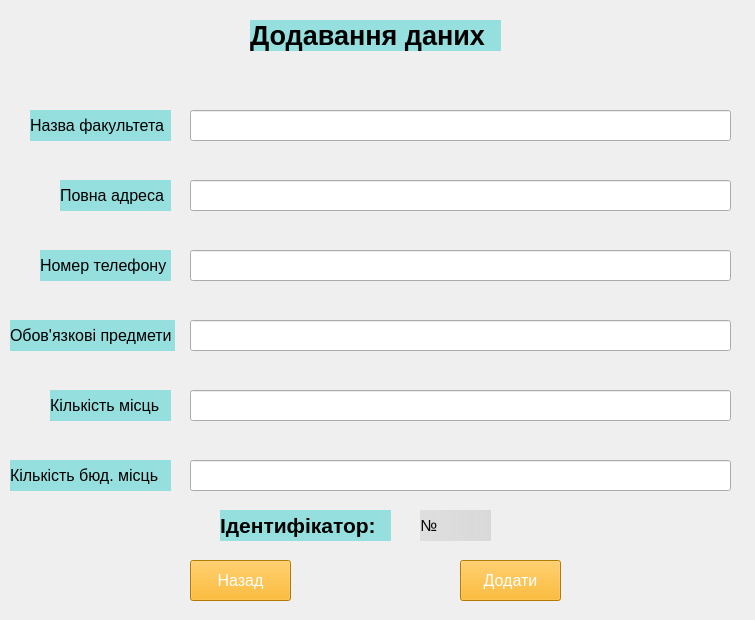
<?xml version="1.0" encoding="UTF-8"?>
<ui version="4.0">
 <class>MainWindow</class>
 <widget class="QMainWindow" name="MainWindow">
  <property name="geometry">
   <rect>
    <x>0</x>
    <y>0</y>
    <width>755</width>
    <height>620</height>
   </rect>
  </property>
  <property name="windowTitle">
   <string>Оновлення даних</string>
  </property>
  <widget class="QWidget" name="centralwidget">
   <widget class="QLabel" name="label">
    <property name="geometry">
     <rect>
      <x>0</x>
      <y>0</y>
      <width>755</width>
      <height>620</height>
     </rect>
    </property>
    <property name="text">
     <string/>
    </property>
    <property name="pixmap">
     <pixmap>4a7eaeae52140c9205af389cc1e2c7b7-Enhanced-transformed (4).jpeg</pixmap>
    </property>
   </widget>
   <widget class="QLabel" name="label_2">
    <property name="geometry">
     <rect>
      <x>250</x>
      <y>20</y>
      <width>251</width>
      <height>31</height>
     </rect>
    </property>
    <property name="font">
     <font>
      <pointsize>20</pointsize>
      <weight>75</weight>
      <bold>true</bold>
     </font>
    </property>
    <property name="styleSheet">
     <string notr="true">background-color: rgb(149, 223, 223);</string>
    </property>
    <property name="text">
     <string>Додавання даних</string>
    </property>
   </widget>
   <widget class="QPushButton" name="admin_back">
    <property name="geometry">
     <rect>
      <x>190</x>
      <y>560</y>
      <width>101</width>
      <height>41</height>
     </rect>
    </property>
    <property name="font">
     <font>
      <pointsize>12</pointsize>
     </font>
    </property>
    <property name="styleSheet">
     <string notr="true">background-color: rgb(255, 170, 0);
color: rgb(255, 255, 255);</string>
    </property>
    <property name="text">
     <string>Назад</string>
    </property>
   </widget>
   <widget class="QPushButton" name="admin_add_faculty">
    <property name="geometry">
     <rect>
      <x>460</x>
      <y>560</y>
      <width>101</width>
      <height>41</height>
     </rect>
    </property>
    <property name="font">
     <font>
      <pointsize>12</pointsize>
     </font>
    </property>
    <property name="styleSheet">
     <string notr="true">background-color: rgb(255, 170, 0);
color: rgb(255, 255, 255);</string>
    </property>
    <property name="text">
     <string>Додати</string>
    </property>
   </widget>
   <widget class="QLineEdit" name="take_num_of_places">
    <property name="geometry">
     <rect>
      <x>190</x>
      <y>390</y>
      <width>541</width>
      <height>31</height>
     </rect>
    </property>
   </widget>
   <widget class="QLineEdit" name="take_faculty_phone">
    <property name="geometry">
     <rect>
      <x>190</x>
      <y>250</y>
      <width>541</width>
      <height>31</height>
     </rect>
    </property>
   </widget>
   <widget class="QLabel" name="label_full_name">
    <property name="geometry">
     <rect>
      <x>30</x>
      <y>110</y>
      <width>141</width>
      <height>31</height>
     </rect>
    </property>
    <property name="font">
     <font>
      <pointsize>12</pointsize>
      <weight>50</weight>
      <bold>false</bold>
     </font>
    </property>
    <property name="toolTip">
     <string>&lt;html&gt;&lt;head/&gt;&lt;body&gt;&lt;p align=&quot;center&quot;&gt;&lt;br/&gt;&lt;/p&gt;&lt;/body&gt;&lt;/html&gt;</string>
    </property>
    <property name="styleSheet">
     <string notr="true">background-color: rgb(149, 223, 223);</string>
    </property>
    <property name="text">
     <string>Назва факультета</string>
    </property>
    <property name="margin">
     <number>3</number>
    </property>
   </widget>
   <widget class="QLineEdit" name="take_faculty_adress">
    <property name="geometry">
     <rect>
      <x>190</x>
      <y>180</y>
      <width>541</width>
      <height>31</height>
     </rect>
    </property>
   </widget>
   <widget class="QLineEdit" name="take_comp_subject">
    <property name="geometry">
     <rect>
      <x>190</x>
      <y>320</y>
      <width>541</width>
      <height>31</height>
     </rect>
    </property>
   </widget>
   <widget class="QLabel" name="label_num_ph">
    <property name="geometry">
     <rect>
      <x>40</x>
      <y>250</y>
      <width>131</width>
      <height>31</height>
     </rect>
    </property>
    <property name="font">
     <font>
      <pointsize>12</pointsize>
      <weight>50</weight>
      <bold>false</bold>
     </font>
    </property>
    <property name="toolTip">
     <string>&lt;html&gt;&lt;head/&gt;&lt;body&gt;&lt;p align=&quot;center&quot;&gt;&lt;br/&gt;&lt;/p&gt;&lt;/body&gt;&lt;/html&gt;</string>
    </property>
    <property name="styleSheet">
     <string notr="true">background-color: rgb(149, 223, 223);</string>
    </property>
    <property name="text">
     <string>Номер телефону</string>
    </property>
    <property name="margin">
     <number>3</number>
    </property>
   </widget>
   <widget class="QLabel" name="label_pass">
    <property name="geometry">
     <rect>
      <x>10</x>
      <y>320</y>
      <width>165</width>
      <height>31</height>
     </rect>
    </property>
    <property name="font">
     <font>
      <pointsize>12</pointsize>
      <weight>50</weight>
      <bold>false</bold>
     </font>
    </property>
    <property name="toolTip">
     <string>&lt;html&gt;&lt;head/&gt;&lt;body&gt;&lt;p align=&quot;center&quot;&gt;&lt;br/&gt;&lt;/p&gt;&lt;/body&gt;&lt;/html&gt;</string>
    </property>
    <property name="styleSheet">
     <string notr="true">background-color: rgb(149, 223, 223);</string>
    </property>
    <property name="text">
     <string>Обов'язкові предмети</string>
    </property>
    <property name="margin">
     <number>3</number>
    </property>
   </widget>
   <widget class="QLineEdit" name="take_faculty_name">
    <property name="geometry">
     <rect>
      <x>190</x>
      <y>110</y>
      <width>541</width>
      <height>31</height>
     </rect>
    </property>
   </widget>
   <widget class="QLabel" name="label_email">
    <property name="geometry">
     <rect>
      <x>60</x>
      <y>180</y>
      <width>111</width>
      <height>31</height>
     </rect>
    </property>
    <property name="font">
     <font>
      <pointsize>12</pointsize>
      <weight>50</weight>
      <bold>false</bold>
     </font>
    </property>
    <property name="toolTip">
     <string>&lt;html&gt;&lt;head/&gt;&lt;body&gt;&lt;p align=&quot;center&quot;&gt;&lt;br/&gt;&lt;/p&gt;&lt;/body&gt;&lt;/html&gt;</string>
    </property>
    <property name="styleSheet">
     <string notr="true">background-color: rgb(149, 223, 223);</string>
    </property>
    <property name="text">
     <string>Повна адреса</string>
    </property>
    <property name="margin">
     <number>3</number>
    </property>
   </widget>
   <widget class="QLabel" name="label_repeat_pass">
    <property name="geometry">
     <rect>
      <x>50</x>
      <y>390</y>
      <width>121</width>
      <height>31</height>
     </rect>
    </property>
    <property name="font">
     <font>
      <pointsize>12</pointsize>
      <weight>50</weight>
      <bold>false</bold>
     </font>
    </property>
    <property name="toolTip">
     <string>&lt;html&gt;&lt;head/&gt;&lt;body&gt;&lt;p align=&quot;center&quot;&gt;&lt;br/&gt;&lt;/p&gt;&lt;/body&gt;&lt;/html&gt;</string>
    </property>
    <property name="styleSheet">
     <string notr="true">background-color: rgb(149, 223, 223);</string>
    </property>
    <property name="text">
     <string>Кількість місць</string>
    </property>
    <property name="margin">
     <number>3</number>
    </property>
   </widget>
   <widget class="QLabel" name="label_repeat_pass_2">
    <property name="geometry">
     <rect>
      <x>10</x>
      <y>460</y>
      <width>161</width>
      <height>31</height>
     </rect>
    </property>
    <property name="font">
     <font>
      <pointsize>12</pointsize>
      <weight>50</weight>
      <bold>false</bold>
     </font>
    </property>
    <property name="toolTip">
     <string>&lt;html&gt;&lt;head/&gt;&lt;body&gt;&lt;p align=&quot;center&quot;&gt;&lt;br/&gt;&lt;/p&gt;&lt;/body&gt;&lt;/html&gt;</string>
    </property>
    <property name="styleSheet">
     <string notr="true">background-color: rgb(149, 223, 223);</string>
    </property>
    <property name="text">
     <string>Кількість бюд. місць</string>
    </property>
    <property name="margin">
     <number>3</number>
    </property>
   </widget>
   <widget class="QLineEdit" name="take_num_of_budget_places">
    <property name="geometry">
     <rect>
      <x>190</x>
      <y>460</y>
      <width>541</width>
      <height>31</height>
     </rect>
    </property>
   </widget>
   <widget class="QLabel" name="admin_lbl">
    <property name="geometry">
     <rect>
      <x>220</x>
      <y>510</y>
      <width>171</width>
      <height>31</height>
     </rect>
    </property>
    <property name="font">
     <font>
      <pointsize>16</pointsize>
      <weight>75</weight>
      <bold>true</bold>
     </font>
    </property>
    <property name="styleSheet">
     <string notr="true">background-color: rgb(149, 223, 223);</string>
    </property>
    <property name="text">
     <string>Ідентифікатор:</string>
    </property>
   </widget>
   <widget class="QLabel" name="lbl">
    <property name="geometry">
     <rect>
      <x>420</x>
      <y>510</y>
      <width>71</width>
      <height>31</height>
     </rect>
    </property>
    <property name="font">
     <font>
      <pointsize>12</pointsize>
      <weight>50</weight>
      <bold>false</bold>
     </font>
    </property>
    <property name="toolTip">
     <string>&lt;html&gt;&lt;head/&gt;&lt;body&gt;&lt;p align=&quot;center&quot;&gt;&lt;br/&gt;&lt;/p&gt;&lt;/body&gt;&lt;/html&gt;</string>
    </property>
    <property name="styleSheet">
     <string notr="true">background-color: qlineargradient(spread:pad, x1:0, y1:0, x2:1, y2:0, stop:0 rgba(221, 221, 221, 226), stop:1 rgba(214, 214, 214, 224));</string>
    </property>
    <property name="text">
     <string>№</string>
    </property>
    <property name="margin">
     <number>3</number>
    </property>
   </widget>
  </widget>
 </widget>
 <resources/>
 <connections/>
</ui>
